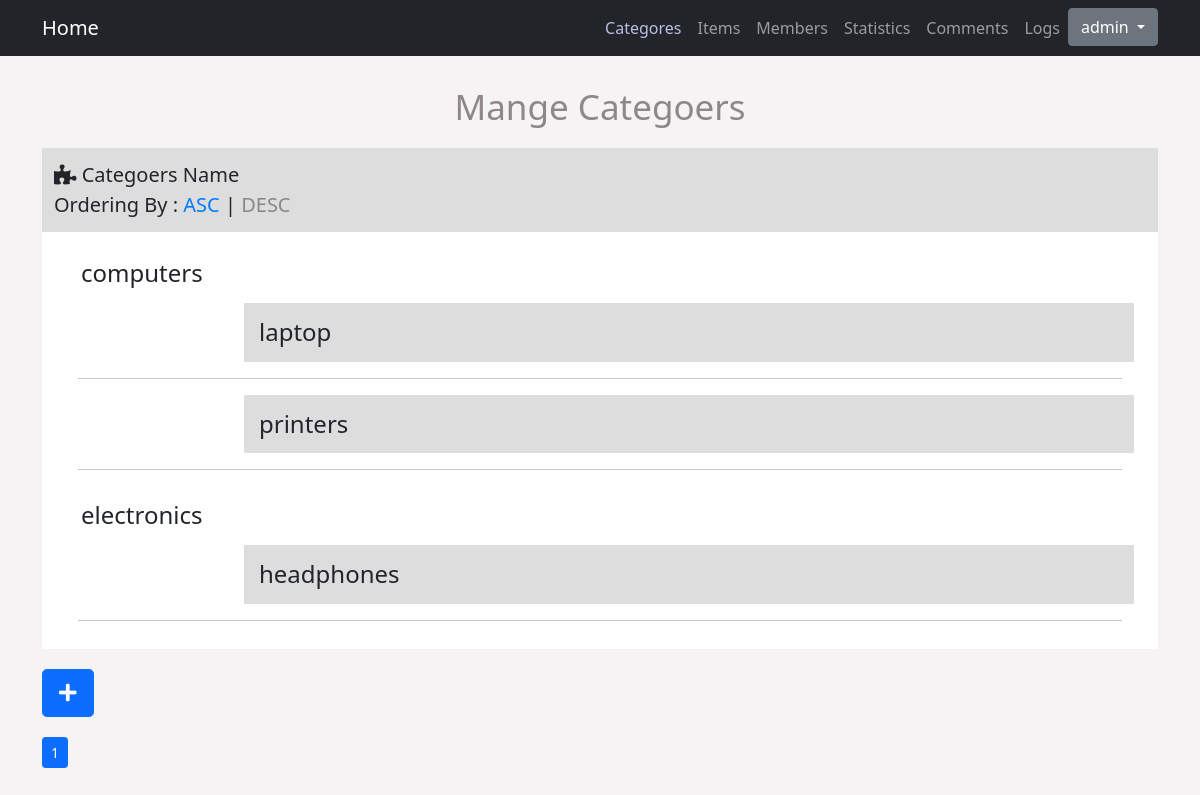
The page /admin/categores.php (signed in) on the database its author committed.
### tables this page shows
CREATE TABLE `categores` (
  `id` int(11) NOT NULL COMMENT 'The Id Of The Categorey',
  `name` varchar(255) NOT NULL COMMENT 'The Category ame',
  `description` text NOT NULL,
  `ordering` int(11) DEFAULT NULL,
  `visibilty` tinyint(4) NOT NULL DEFAULT 0 COMMENT 'zero is visible \r\none is hidden',
  `allowComment` tinyint(4) NOT NULL DEFAULT 0,
  `allowAds` tinyint(4) NOT NULL DEFAULT 0,
  `parent` int(11) NOT NULL
);

### admin/categores.php (the view, shortened to what this page needs)
<?php
    if(isset($_SESSION["adminId"])){
        include "init.php" ;
        $do = isset($_GET["do"]) ? $_GET["do"] : 'Mange' ;
        if($do == "Mange"){
            $category_count = 2 ;
            $page = '';
            if(isset($_GET["page"])){
                $page = $_GET["page"] ;
            } else{
                $page = 1;
            }
            $start_from = ( $page - 1 ) * $category_count ;
            $sortArr = array("ASC", "DESC");
            $order = isset($_GET["sort"]) && in_array($_GET["sort"], $sortArr) ? $_GET["sort"] : "ASC"   ;
            $stmt = $con->prepare("SELECT * FROM categores WHERE parent = 0 ORDER BY ordering $order LIMIT $start_from, $category_count");
            $stmt -> execute() ;
            $cats = $stmt->fetchAll() ; ?>
            <div class="latest">
                <div class="container categores">
                    <h2 class="h1 text-center">Mange Categoers</h2>
                    <div class="row">
                        <div class="col-md-12 panel panel-default">
                            <div class="panel-heading">
                                    <i class="fas fa-puzzle-piece"></i> Categoers Name
                                <div class="ordering float-right">
                                    Ordering By :
                                    <a href="?sort=ASC" class="<?php if($order=='ASC'){ echo "active" ;}?>">ASC</a> |
                                    <a href="?sort=DESC" class="<?php if($order=='DESC'){ echo "active"; }?>">DESC</a>
                                </div>
                            </div>
                            <div class="panel-body">
                                <?php
                                    echo '<div class="container">' ;
                                    foreach($cats as $cat){
                                        echo '<div class="row">';
                                            echo '<div class="cat col-sm-12">';
                                                echo '<h4>'.$cat["name"].'</h4>' ;
                                            echo '</div>' ;
                                        echo '</div>';
                                        $stmt = $con->prepare("SELECT * FROM categores WHERE parent = ?");
                                        $stmt -> execute( array($cat['id']) ) ;
                                        $subcats = $stmt->fetchAll() ;
                                        if( !empty($subcats) ){
                                            foreach ($subcats as $subcat) {
                                                echo '<div class="row">';
                                                    echo '<div class="cat subcat col-sm-10 offset-sm-2">';
                                                    echo '<h4>'.$subcat["name"].'</h4>' ;
                                                    echo '</div>' ;
                                                echo '</div>';
                                                echo '<hr>' ;
                                            }
                                        }else{
                                            echo '<div class="empty">There Is No Subcategorey at <strong>' . $cat["name"] . '</strong> Category</div>' ;
                                        }
                                    }
                                    echo '</div>' ;
                                ?>
                            </div>
                        </div>
                    </div>
                </div>
            </div>
            <div class='container'>
                <div class="row">
                    <div class='col-sm-12'>
                        <div class="float-right">
                            <a class='btn btn-primary btn-lg' style='margin-bottom:20px' href='?do=Add'>
                                <i class='fa fa-plus'></i>
                            </a>
                        </div>
                    </div>
                </div>
                <div class='row'>
                    <div class="col-sm-12" >
                        <div class="float-left">
                            <nav aria-label="...">
                                <ul class="pagination pagination-sm">
                                    <?php
                                            $stmt = $con->prepare("SELECT * FROM categores WHERE parent = 0 ORDER BY ordering $order");
                                            $stmt->execute() ;
                                            $count = $stmt->rowCount() ;
                                            $cat_count = ceil($count/$category_count);
                                            if($cat_count>=1){
                                                echo '<li class="page-item '; if($_GET["page"] ==1 || !isset($_GET["page"]) ){ echo 'active' ; } echo '" aria-current="page"><a class="page-link" href="?page=1">1</a></li>';
                                            }
                                    ?>
                                </ul>
                            </nav>
                        </div>
                    </div>
                </div>
            </div>
<?php
        }
        include $tmpls."footer.php" ;
    }else{
        header("location:index.php") ;
        exit() ;
    }
?>

### admin/layout/css/style.css (style rules this page uses)
* { margin: 0px ; padding: 0px ; box-sizing: border-box ; }
body { background-color: #eae6e675 ; }
.latest { margin-top: 30px ; }
.latest .panel { margin-bottom: 20px ; }
.latest .panel .panel-heading, .latest .panel .panel-body { background-color: #DDD; padding: .75rem; font-size: 20px; }
.latest .panel .panel-heading .ordering a { color: #888 ; text-decoration: none ; }
.latest .panel .panel-heading .ordering a.active { color: #007bff ; }
.latest .panel .panel-body { background-color: #FFF; }
.categores .cat { overflow: hidden ; position: relative ; padding: 15px ; }
.categores .cat.subcat { background-color: #DDD ; }
.categores .cat h4 { margin-bottom: 0px ; cursor: pointer ; }
h2.h1 { font-size: 35px; color: #8e8787; margin: 20px 20px ; }

### rows shown on the page
categores: name "computers"
categores: name "laptop"
categores: name "printers"
categores: name "electronics"
categores: name "headphones"

### other values the page prints
lang('HOME') "Home"
lang('SECTIONS') "Categores"
lang('ITEMS') "Items"
lang('MEMBERS') "Members"
lang('STATISTICS') "Statistics"
lang('COMMENTS') "Comments"
lang('LOGS') "Logs"
lang('Admin') "admin"
